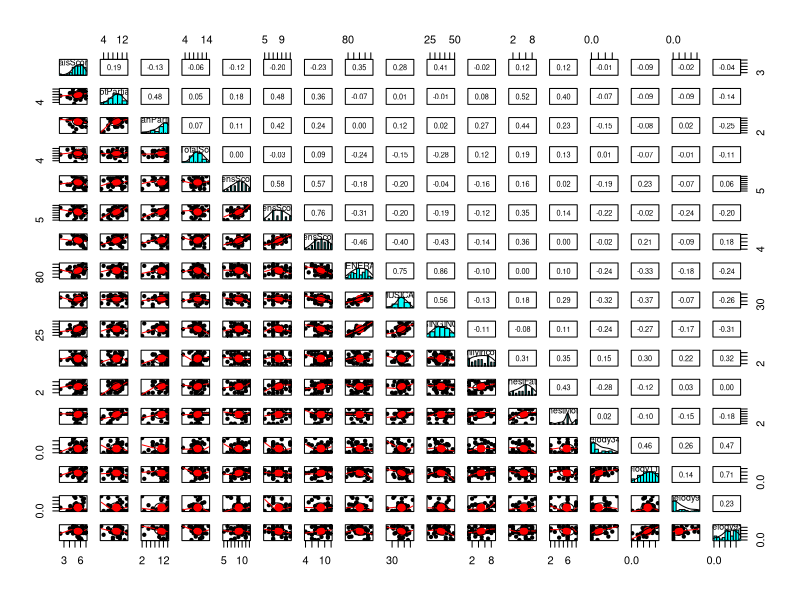
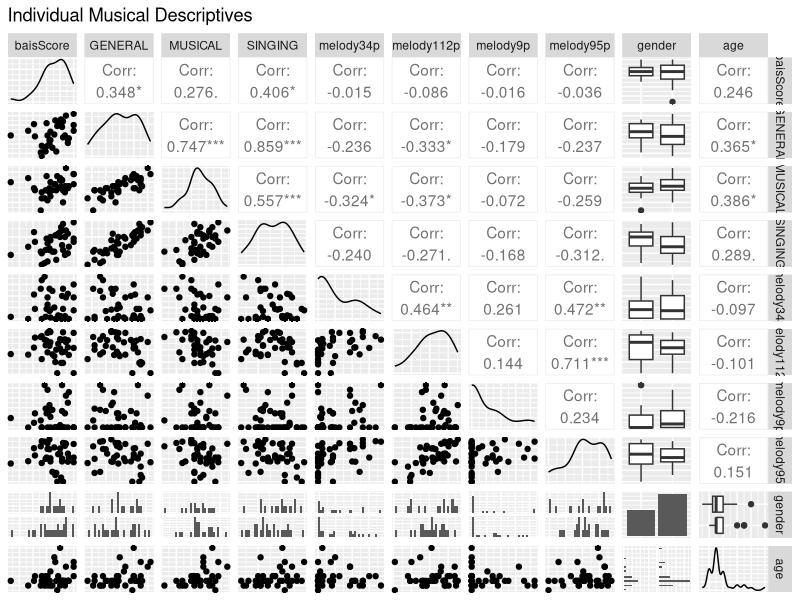
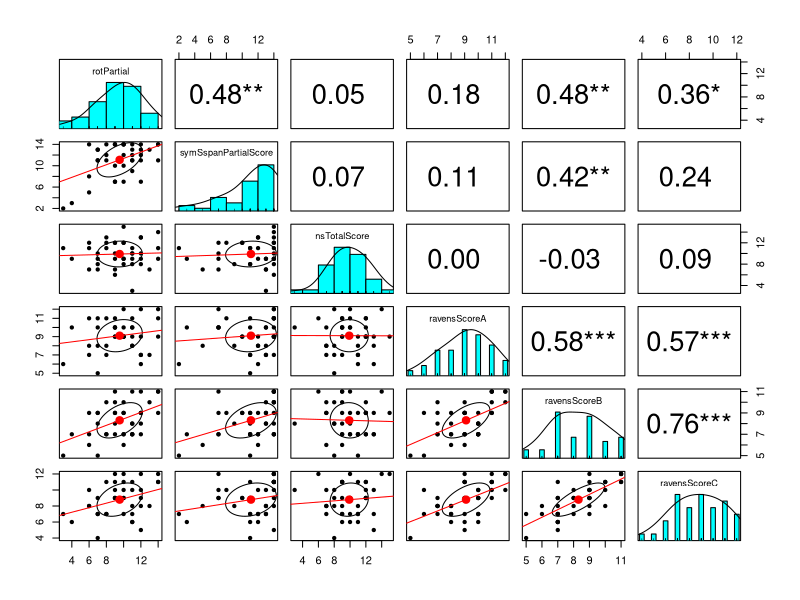
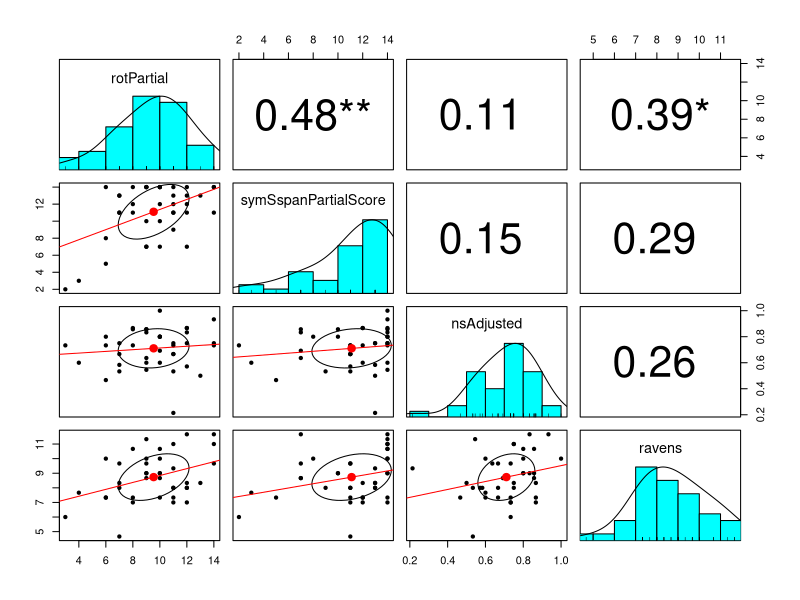

Source code (R) for these figures, in order: (Note: this script raises an error after producing the figures.)
#--------------------------------------------------
# Analysis for Experimental Chapter 
#--------------------------------------------------
library(tidyverse)
library(lme4)
library(data.table)
library(psych)
library(GGally)
#--------------------------------------------------
# Data Import

dictationData <- read_csv("experiment/data/Master-Data-Dictation.csv")
ResponseData <- read_csv("experiment/data/Reponse-Data.csv")

dictationData %>%
  left_join(ResponseData) -> dictation_data

#--------------------------------------------------
# Drop Participants

dictation_data %>%
  filter(subjectNo != 1020) %>% # NO WMC Score
  filter(subjectNo != 1032) %>% # No WMC Score
  filter(subjectNo != 1041) %>% # Incomplete
  filter(subjectNo != 1042) -> dictation_data 

mean(dictationData$age, na.rm = TRUE)

#--------------------------------------------------
# Clean Gender

dictation_data$gender <- str_to_lower(dictation_data$gender)
dictation_data$gender <- str_replace(dictation_data$gender,"^.*f.*$","Female")
dictation_data$gender <- str_replace(dictation_data$gender,"^m.*$","Male")
dictation_data$gender <- str_replace(dictation_data$gender,"woman","Female")
table(dictation_data$gender)

#--------------------------------------------------
# Clean More Variables

# AP 
# I'm lazy, don't judge me
dictationData <- dictation_data

dictationData$absolutePitch <- str_to_lower(dictationData$absolutePitch)
dictationData$absolutePitch <- str_replace(dictationData$absolutePitch, 
                                           "no","NO")
dictationData$absolutePitch <- str_replace(dictationData$absolutePitch, 
                                           "relative","NO")
dictationData$absolutePitch <- str_replace(dictationData$absolutePitch, 
                                           "yes","YES")
table(dictationData$absolutePitch)

# Ceeks since last

dictationData$auralWeeksTaken <- str_replace(dictationData$auralWeeksTaken,
                                             "[Ww]eeks","")
dictationData

dictationData[dictationData$subjectNo == 1027,]$auralWeeksTaken <- "30"
dictationData[dictationData$subjectNo == 1015,]$auralWeeksTaken <- "70"
dictationData[dictationData$subjectNo == 1012,]$auralWeeksTaken <- "60"
dictationData$auralWeeksTaken <- str_trim(dictationData$auralWeeksTaken,side = "both")
dictationData$auralWeeksTaken <- as.numeric(dictationData$auralWeeksTaken)

#--------------------------------------------------
#  Initial Analyses done in data.table 
#--------------------------------------------------

dictationData <- data.table(dictationData)

pairs.panels(dictationData[, .(baisScore,rotPartial, symSspanPartialScore,nsTotalScore,ravensScoreA, ravensScoreB, 
                               ravensScoreC,GENERAL,MUSICAL, SINGING,familyIncome, highestFather, highestMother,melody34p,
                               melody112p, melody9p, melody95p)])



musical.variables <- dictationData[, .(baisScore, 
                                       GENERAL, MUSICAL, SINGING, 
                                       melody34p,melody112p, melody9p,melody95p, gender, age)]
ggpairs(musical.variables,axisLabels = "none", title = "Individual Musical Descriptives")


#--------------------------------------------------
# Clean up Cognitive variables 

#--------------------------------------------------
# Check for Proper Correlations (Unsworth, 2009)
# Need sig positive correaltion between SymSpan, Ospan, TSpan -- All measuring WMC 

cognitive <- dictationData[, .(rotPartial, symSspanPartialScore, nsTotalScore, ravensScoreA, ravensScoreB, ravensScoreC)]
pairs.panels(cognitive, lm = TRUE, stars = TRUE)

# Make ravens one thing 
dictationData[, .(nsTotalScore, nsAttempted) ]
str(dictationData)

dictationData$nsAdjusted <- dictationData$nsTotalScore / dictationData$nsAttempted
dictationData$ravens <- (dictationData$ravensScoreA + dictationData$ravensScoreB + dictationData$ravensScoreC)/3

cognitive <- dictationData[, .(rotPartial, symSspanPartialScore, nsAdjusted, ravens)]
pairs.panels(cognitive, lm = TRUE, stars = TRUE)

# And each task should negatively correlate with own processing task , MORE HERE
negatives <- master[, .(rotPartial, symSspanPartialScore, symErrorTotal)]

pairs.panels(negatives, lm = TRUE, stars = TRUE)
#--------------------------------------------------
# Above Correlations Suggest Creating new WMC composite

dictationData[, wmc := ((scale(rotPartial)+scale(symSspanPartialScore))/2)]
#--------------------------------------------------
# Check that Gf are both measuring the same 
# Create New Gf Variables

gfscores <- dictationData[, .(wmc, ravens, nsAdjusted)]

pairs.panels(gfscores, lm = TRUE, stars = TRUE)

#--------------------------------------------------
# Above Correlations Suggest Creating new GF composite

dictationData[, gf := (scale(nsAdjusted) + scale(ravens)/2)]

#--------------------------------------------------
# Look at composites and their original scores
#--------------------------------------------------

dictationData[, .(familyIncome, highestFather, highestFather, symSspanPartialScore, rotPartial, gender)]


# Fix here !
cog.variables <- dictationData[, .(wmc, highestFather, 
                                   highestFather, symSspanPartialScore, 
                                   rotPartial, gender)]



# Melt Data for Exploration and Analysis 

dictationData <- dictationData[DROP == "NO"]

dictation.long <- melt(dictationData, 
                       id.vars = "subjectNo", measure.vars = c("melody95p","melody34p","melody9p","melody112p"))

# Get Covariates 

covariates <- dictationData[,.(subjectNo, gf, wmc, 
                               GENERAL, MUSICAL, SINGING, gender,baisScore,
                               auralWeeksTaken)]

melody.long <- dictation.long[covariates, on = "subjectNo"]
setnames(melody.long,
         c("variable","value"),
         c("melody","score"))

melody.long[, Tonalness := "FIX"]
melody.long[, NoteDensity := "FIX"]


melody.long[melody == "melody95p"]$Tonalness <- "LOW"
melody.long[melody == "melody95p"]$NoteDensity <- "HIGH"

melody.long[melody == "melody34p"]$Tonalness <- "HIGH"
melody.long[melody == "melody34p"]$NoteDensity <- "LOW"

melody.long[melody == "melody9p"]$Tonalness <- "LOW"
melody.long[melody == "melody9p"]$NoteDensity <- "LOW"

melody.long[melody == "melody112p"]$Tonalness <- "HIGH"
melody.long[melody == "melody112p"]$NoteDensity <- "HIGH"

fwrite(x = melody.long, file = "experiment/data/melodic_data.csv")

